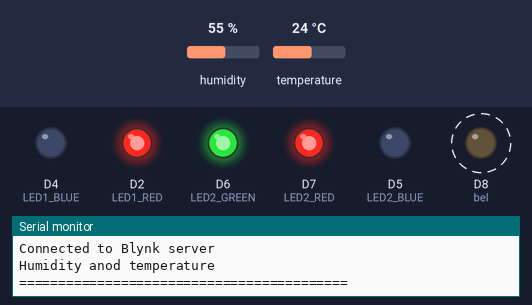
Bench run of a sketch on a simulated ESP8266 (NodeMCU). On the bench: output pins drawn as LEDs (lit = HIGH), the last lines printed to the serial monitor. Dashed ring = blinking. The inputs (shaded band) are chosen by the test bench; at power-on: temperature 24 °C, humidity 55 %. WiFi joins after 1.5 s; servers stay silent unless stated.

Above: at 5.5 s.
5.6 s: temperature set to 29 °C
At 11.4 s:
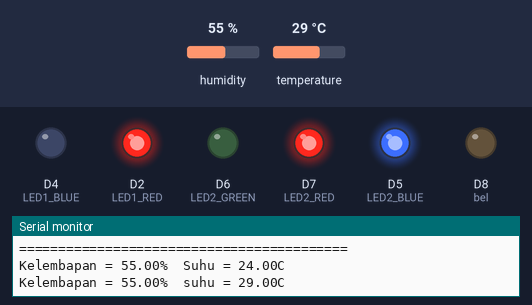
12.2 s: temperature set to 33 °C
At 17.4 s:
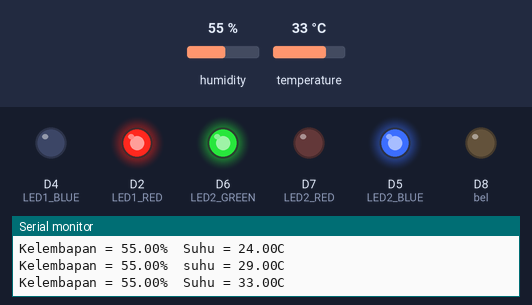
23.3 s: temperature set to 12 °C
At 29.8 s:
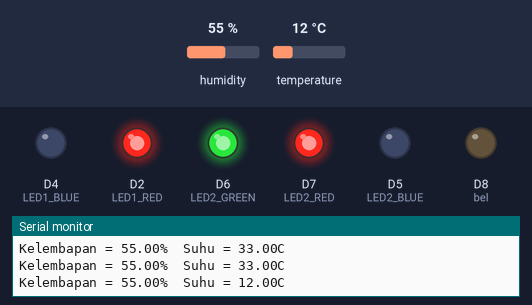
30.7 s: temperature set to 41 °C
At 34.82 s:
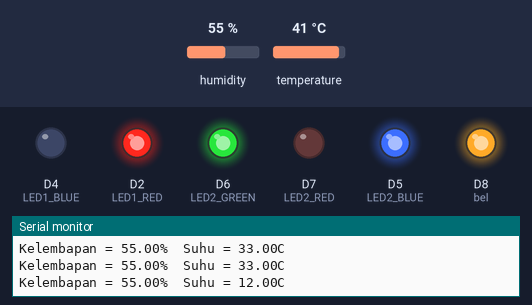
Timing chart, 0 to 42.8 s (numbered marks = the images above; inputs shaded):
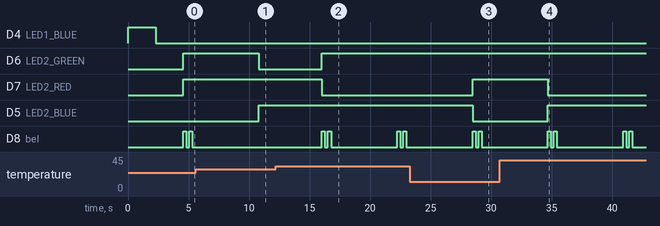

The sketch:

DHT11.ino
```cpp
#include <ESP8266WiFi.h> //library esp8266
#include <BlynkSimpleEsp8266.h> // library blynk
#include "DHT.h"        // including the library of DHT11 temperature and humidity sensor
#define DHTTYPE DHT11   // type of DHT 11
#define BLYNK_PRINT Serial

#define dht_dpin D1 // definisikan port D1 sebagai port dht 11
//Define semua led yang digunakan
#define LED1_RED D2
#define LED1_BLUE D4
#define LED2_BLUE D5
#define LED2_GREEN D6
#define LED2_RED D7
#define bel D8 //define port D8 buzzer

DHT dht(dht_dpin, DHTTYPE); //integrasi ke fungsi dht dengan memasukan parameter pindht dan typenya
WiFiClient client; // alias WifiClient sebagai client

String req; //declare variabel req
const char* server = "10.100.5.1"; //alamat db dan web server
const char* ssid     = "Kelompok 5 IOT";         // The SSID (name) of the Wi-Fi network you want to connect to
const char* password = "mantapmantap";     // The password of the Wi-Fi network
char auth[] = "LY18jV91ZsXguMt0nZAGMok9Dek7xIgG"; //token auth blynk


void setup(void)
{
  //LED
  pinMode(LED1_RED, OUTPUT);
  pinMode(LED1_BLUE, OUTPUT);
  pinMode(LED2_BLUE, OUTPUT);
  pinMode(LED2_GREEN, OUTPUT);
  pinMode(LED2_RED, OUTPUT);
  pinMode(bel, OUTPUT);

  Serial.begin(9600);
  delay(10);
  Serial.println('\n');

  //mengkoneksikan dengan wifi
  WiFi.begin(ssid, password);             // Connect to the network
  Serial.print("Connecting to ");
  Serial.print(ssid); Serial.println(" ...");
  int i = 0;
  digitalWrite(LED1_BLUE, HIGH);
  while (WiFi.status() != WL_CONNECTED) { // Wait for the Wi-Fi to connect
     delay(1000);
     digitalWrite(LED1_RED, LOW);
     Serial.print(++i); Serial.print(' ');
  }

  Serial.println('\n');
  Serial.println("Connection established!");
  Serial.print("IP address:\t");
  Serial.println(WiFi.localIP());

  //mengkoneksikan dengan blynk server
  Blynk.config(auth);
  Blynk.connect(3333);  // timeout set to 10 seconds and then continue without Blynk
  Serial.println("Connected to Blynk server");
  digitalWrite(LED1_RED, HIGH);
  digitalWrite(LED1_BLUE, LOW);

  //memulai jalankan sensor dht11
  dht.begin();
  Serial.println("Humidity anod temperature \n\n");
  Serial.println("==========================================");
  delay(2000);
}


void loop() {

    //declare variabel suhu dan temperature dan mengisinya dengan output sensor
    float h = dht.readHumidity();
    float t = dht.readTemperature();

    //kondisi jika tidak konek ke server maka lampu led1 akan bewarna merah
    if (!client.connect(server,80)) {
        Serial.println("Gagal Konek ke Server");
        digitalWrite(LED1_BLUE, HIGH);
        digitalWrite(LED1_RED, LOW);
       return;
     }

     // mengisi port virtual Bylnk dengan hasil dari pembacaan sensor
    Blynk.virtualWrite(V0, t);
    Blynk.virtualWrite(V1, h);

    // mengisi variabel req dengan method controller dan gabungan hasil sensor suhu dan kelembapan
    // untuk nantinya merupakan langkah awal mengirimkan data ke db
    req = "/save?s=";
    req += t;
    req += "&k=";
    req += h;

    //kondisi jika suhu ruangan lebih dari 25 derajat
    // lampu led akan berubah jadi merah dan buzzer berbunyi
    if (t>=30.0){
        digitalWrite(LED2_GREEN, HIGH);
        digitalWrite(LED2_BLUE, HIGH);
        digitalWrite(LED2_RED, LOW);
        digitalWrite(bel, HIGH);
        delay(250);
        digitalWrite(bel, LOW);
        delay(250);
        digitalWrite(bel, HIGH);
        delay(250);
        digitalWrite(bel, LOW);
        delay(250);
        client.print(String("GET ") + req + "HTTP/1.1\r\n" + "Host: " + server + "\r\n" + "Connection: close\r\n\r\n");
        Serial.print("Kelembapan = ");
        Serial.print(h);
        Serial.print("%  ");
        Serial.print("Suhu = ");
        Serial.print(t);
        Serial.println("C  ");
    }
    //kondisi jika suhu ruangan kurang dari 20 derajat
    // lampu led akan berubah jadi Biru dan buzzer berbunyi
    else if (t<=28.0){
        digitalWrite(LED2_GREEN, HIGH);
        digitalWrite(LED2_RED, HIGH);
        digitalWrite(LED2_BLUE, LOW);
        digitalWrite(bel, HIGH);
        delay(250);
        digitalWrite(bel, LOW);
        delay(250);
        digitalWrite(bel, HIGH);
        delay(250);
        digitalWrite(bel, LOW);
        delay(250);
        client.print(String("GET ") + req + "HTTP/1.1\r\n" + "Host: " + server + "\r\n" + "Connection: close\r\n\r\n");
        Serial.print("Kelembapan = ");
        Serial.print(h);
        Serial.print("%  ");
        Serial.print("Suhu = ");
        Serial.print(t);
        Serial.println("C  ");
    }
    //kondisi jika suhu ruangan normal
    // lampu led akan berubah jadi hijau dan buzzerc berhenti berbunyi
    else {
        digitalWrite(LED2_RED, HIGH);
        digitalWrite(LED2_BLUE, HIGH);
        digitalWrite(LED2_GREEN, LOW);
        client.print(String("GET ") + req + "HTTP/1.1\r\n" + "Host: " + server + "\r\n" + "Connection: close\r\n\r\n");
        Serial.print("Kelembapan = ");
        Serial.print(h);
        Serial.print("%  ");
        Serial.print("suhu = ");
        Serial.print(t);
        Serial.println("C  ");
    }
    delay(5000);
}
```

Measured:
- after the input at 5.6 s, D6 (LED2_GREEN): HIGH → LOW after 5.2 s; D5 (LED2_BLUE): LOW → HIGH after 5.2 s; D8 (bel): stops changing and stays LOW
- after the input at 12.2 s, D6 (LED2_GREEN): LOW → HIGH after 3.8 s; D7 (LED2_RED): HIGH → LOW after 3.8 s; D8 (bel): LOW → HIGH after 3.8 s, → LOW 0.25 s later, → HIGH 0.25 s later, → LOW 0.25 s later, … (8 changes in this stretch)
- after the input at 23.3 s, D7 (LED2_RED): LOW → HIGH after 5.2 s; D5 (LED2_BLUE): HIGH → LOW after 5.2 s
- after the input at 30.7 s, D7 (LED2_RED): HIGH → LOW after 4.0 s; D5 (LED2_BLUE): LOW → HIGH after 4.0 s
- by itself, D8 (bel): alternates HIGH for 0.25 s and LOW for 0.25 s
